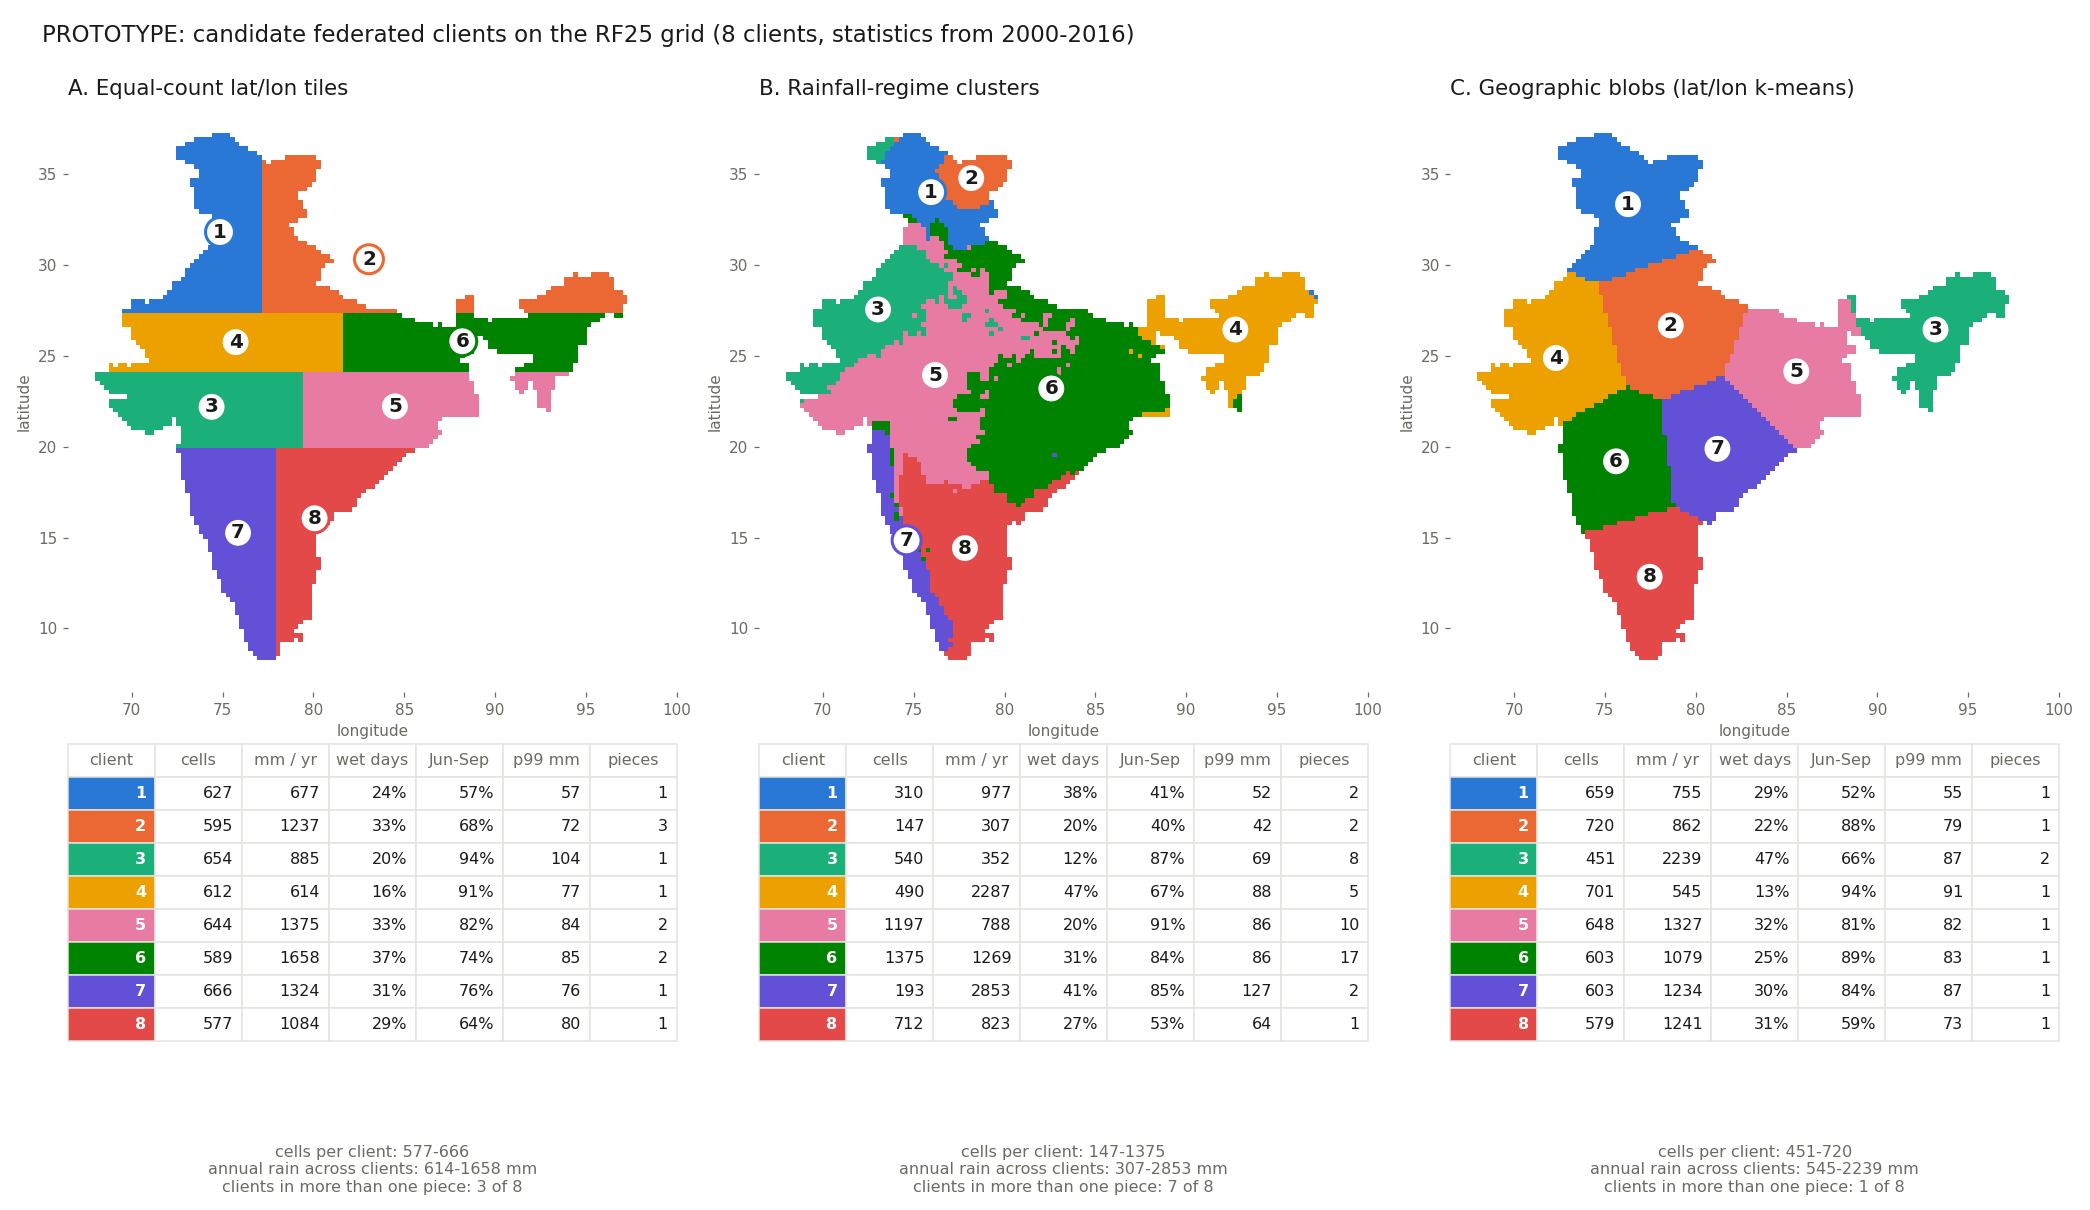

This chart was generated by the following Python code:
"""PROTOTYPE - throwaway. Question: what should a federated client be on the RF25 grid?

Draws three candidate client maps (8 clients each) with per-client statistics, to react to.
  python prototypes/client_maps_PROTOTYPE.py <data_dir> <out_png>
Statistics use training-range years only (2000-2016). Not production code; no tests.
"""
import sys

import matplotlib
matplotlib.use("Agg")
import matplotlib.pyplot as plt
import numpy as np
from matplotlib.colors import ListedColormap
from scipy.ndimage import label
from sklearn.cluster import KMeans

sys.path.insert(0, ".")
from training.data import RainfallArchive

K = 8
PALETTE = ["#2a78d6", "#eb6834", "#1baf7a", "#eda100", "#e87ba4", "#008300", "#6250d6", "#e34948"]
YEARS = range(2000, 2017)
INK, MUTED, SURFACE = "#1a1a19", "#6b6a63", "#ffffff"

arch = RainfallArchive(sys.argv[1])
land = arch.land_mask
H, W = land.shape
rows, cols = np.nonzero(land)
lat, lon = arch.lat[rows], arch.lon[cols]

# per-cell statistics from train-range years
month_tot = np.zeros((12, H, W)); ann, wet, days, jjas = (np.zeros((H, W)) for _ in range(4))
wet_vals = []
for y in YEARS:
    c = arch.load(y)[:365]
    c0 = np.nan_to_num(c)
    m = (np.arange(365) // 30.42).astype(int).clip(0, 11)
    for k in range(12):
        month_tot[k] += c0[m == k].sum(0)
    ann += c0.sum(0); wet += (c0 > 0.1).sum(0); days += np.isfinite(c).sum(0)
    jjas += c0[151:273].sum(0)
    wet_vals.append(np.where(c > 0.1, c, np.nan))
n = len(YEARS)
ann_mean = ann / n
p99 = np.nanpercentile(np.concatenate(wet_vals), 99, axis=0)
frac = (month_tot / np.maximum(month_tot.sum(0), 1e-6))[:, rows, cols].T          # (cells, 12) seasonal shape
z = lambda a: (a - a.mean()) / a.std()


def relabel_west_to_east(lab):
    """Stable ids: order clients by centroid (north to south, then west to east) so colour follows place."""
    order = sorted(range(K), key=lambda k: (-round(lat[lab == k].mean() / 4), lon[lab == k].mean()))
    out = np.empty_like(lab)
    for new, old in enumerate(order):
        out[lab == old] = new
    return out


def tiles():
    lab = np.zeros(lat.size, int)
    bands = np.quantile(lat, [0.25, 0.5, 0.75])
    b = np.searchsorted(bands, lat)
    for i in range(4):
        sel = b == i
        lab[sel] = i * 2 + (lon[sel] > np.median(lon[sel]))
    return lab


def regimes():
    X = np.column_stack([frac * 6, z(np.log1p(ann_mean[rows, cols])) * 1.5, z(lat) * 0.7, z(lon) * 0.7])
    ok = ann_mean[rows, cols] > 1.0          # a few land cells carry no rain at all in these years; attach them by position
    km = KMeans(K, n_init=10, random_state=0).fit(X[ok])
    lab = np.empty(lat.size, int); lab[ok] = km.labels_
    for i in np.nonzero(~ok)[0]:
        lab[i] = lab[ok][np.argmin((lat[ok] - lat[i]) ** 2 + (lon[ok] - lon[i]) ** 2)]
    print("zero-rain land cells:", int((~ok).sum()))
    return lab


def blobs():
    return KMeans(K, n_init=10, random_state=0).fit_predict(np.column_stack([lat, lon]))


CANDS = [("A. Equal-count lat/lon tiles", tiles()), ("B. Rainfall-regime clusters", regimes()),
         ("C. Geographic blobs (lat/lon k-means)", blobs())]

fig, axes = plt.subplots(2, 3, figsize=(19, 11), gridspec_kw={"height_ratios": [1.7, 1]}, facecolor=SURFACE)
extent = [arch.lon.min(), arch.lon.max(), arch.lat.min(), arch.lat.max()]
print_rows = []
for j, (name, lab) in enumerate(CANDS):
    lab = relabel_west_to_east(lab)
    grid = np.full((H, W), np.nan); grid[rows, cols] = lab
    ax = axes[0, j]
    ax.imshow(grid, origin="lower", extent=extent, cmap=ListedColormap(PALETTE), vmin=-0.5, vmax=K - 0.5, interpolation="nearest")
    ax.set_title(name, color=INK, fontsize=14, loc="left", pad=10)
    ax.set_xlabel("longitude", color=MUTED); ax.set_ylabel("latitude", color=MUTED)
    ax.tick_params(colors=MUTED); [s.set_visible(False) for s in ax.spines.values()]
    table = []
    for k in range(K):
        sel = lab == k
        r, c = rows[sel], cols[sel]
        piece = np.zeros((H, W), bool); piece[r, c] = True
        ncomp = label(piece, structure=np.ones((3, 3)))[1]
        ax.text(lon[sel].mean(), lat[sel].mean(), str(k + 1), color=INK, fontsize=13, fontweight="bold", ha="center", va="center",
                bbox=dict(boxstyle="circle,pad=0.25", fc=SURFACE, ec=PALETTE[k], lw=2))
        row = [str(k + 1), int(sel.sum()), f"{ann_mean[r, c].mean():.0f}", f"{100 * (wet[r, c] / np.maximum(days[r, c], 1)).mean():.0f}%",
               f"{100 * (jjas[r, c].sum() / max(ann[r, c].sum(), 1e-6)):.0f}%", f"{np.nanmean(p99[r, c]):.0f}", ncomp]
        table.append(row)
        print_rows.append([name[:1]] + row)
    t = axes[1, j]; t.axis("off")
    tb = t.table(cellText=table, colLabels=["client", "cells", "mm / yr", "wet days", "Jun-Sep", "p99 mm", "pieces"],
                 loc="upper center", cellLoc="right")
    tb.auto_set_font_size(False); tb.set_fontsize(10.5); tb.scale(1, 1.55)
    for (ri, ci), cell in tb.get_celld().items():
        cell.set_edgecolor("#e4e3de"); cell.get_text().set_color(INK if ri else MUTED)
        if ri and ci == 0:
            cell.set_facecolor(PALETTE[ri - 1]); cell.get_text().set_color(SURFACE); cell.get_text().set_fontweight("bold")
    cells = np.array([r[1] for r in table]); annual = np.array([float(r[2]) for r in table])
    foot = chr(10).join([f"cells per client: {cells.min()}-{cells.max()}", f"annual rain across clients: {annual.min():.0f}-{annual.max():.0f} mm",
                      f"clients in more than one piece: {sum(r[6] > 1 for r in table)} of {K}"])
    t.text(0.5, -0.12, foot, transform=t.transAxes, ha="center", va="top", color=MUTED, fontsize=10.5)
fig.suptitle("PROTOTYPE: candidate federated clients on the RF25 grid (8 clients, statistics from 2000-2016)", color=INK, fontsize=15, x=0.02, ha="left")
plt.tight_layout(rect=(0, 0, 1, 0.97))
plt.savefig(sys.argv[2], dpi=110, facecolor=SURFACE)
for r in print_rows:
    print(*r, sep="\t")
